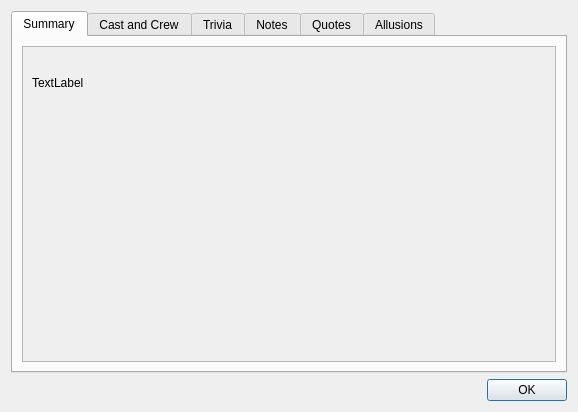
<?xml version="1.0" encoding="UTF-8"?>
<ui version="4.0">
 <class>DetailsView</class>
 <widget class="QWidget" name="DetailsView">
  <property name="geometry">
   <rect>
    <x>0</x>
    <y>0</y>
    <width>578</width>
    <height>412</height>
   </rect>
  </property>
  <property name="windowTitle">
   <string>Details</string>
  </property>
  <layout class="QVBoxLayout" name="verticalLayout">
   <item>
    <widget class="QTabWidget" name="tabWidget">
     <property name="currentIndex">
      <number>0</number>
     </property>
     <widget class="QWidget" name="tab">
      <attribute name="title">
       <string>Summary</string>
      </attribute>
      <layout class="QVBoxLayout" name="verticalLayout_2">
       <item>
        <widget class="QScrollArea" name="scrollArea_2">
         <property name="widgetResizable">
          <bool>true</bool>
         </property>
         <widget class="QWidget" name="scrollAreaWidgetContents_2">
          <property name="geometry">
           <rect>
            <x>0</x>
            <y>0</y>
            <width>536</width>
            <height>299</height>
           </rect>
          </property>
          <layout class="QVBoxLayout" name="verticalLayout_9">
           <item>
            <widget class="QLabel" name="labelHeader">
             <property name="text">
              <string/>
             </property>
            </widget>
           </item>
           <item>
            <widget class="QLabel" name="labelSummary">
             <property name="sizePolicy">
              <sizepolicy hsizetype="Preferred" vsizetype="Preferred">
               <horstretch>0</horstretch>
               <verstretch>0</verstretch>
              </sizepolicy>
             </property>
             <property name="text">
              <string>TextLabel</string>
             </property>
             <property name="wordWrap">
              <bool>true</bool>
             </property>
             <property name="openExternalLinks">
              <bool>true</bool>
             </property>
            </widget>
           </item>
           <item>
            <spacer name="verticalSpacer">
             <property name="orientation">
              <enum>Qt::Vertical</enum>
             </property>
             <property name="sizeHint" stdset="0">
              <size>
               <width>20</width>
               <height>232</height>
              </size>
             </property>
            </spacer>
           </item>
          </layout>
         </widget>
        </widget>
       </item>
      </layout>
     </widget>
     <widget class="QWidget" name="tab_2">
      <attribute name="title">
       <string>Cast and Crew</string>
      </attribute>
      <layout class="QVBoxLayout" name="verticalLayout_3">
       <item>
        <widget class="QScrollArea" name="scrollArea">
         <property name="widgetResizable">
          <bool>true</bool>
         </property>
         <widget class="QWidget" name="scrollAreaWidgetContents">
          <property name="geometry">
           <rect>
            <x>0</x>
            <y>0</y>
            <width>536</width>
            <height>237</height>
           </rect>
          </property>
          <layout class="QVBoxLayout" name="verticalLayout_5">
           <item>
            <widget class="QLabel" name="labelCastCrew">
             <property name="text">
              <string>TextLabel</string>
             </property>
             <property name="wordWrap">
              <bool>true</bool>
             </property>
             <property name="openExternalLinks">
              <bool>true</bool>
             </property>
            </widget>
           </item>
           <item>
            <spacer name="verticalSpacer_2">
             <property name="orientation">
              <enum>Qt::Vertical</enum>
             </property>
             <property name="sizeHint" stdset="0">
              <size>
               <width>20</width>
               <height>40</height>
              </size>
             </property>
            </spacer>
           </item>
          </layout>
         </widget>
        </widget>
       </item>
      </layout>
     </widget>
     <widget class="QWidget" name="tab_3">
      <attribute name="title">
       <string>Trivia</string>
      </attribute>
      <layout class="QVBoxLayout" name="verticalLayout_10">
       <item>
        <widget class="QScrollArea" name="scrollArea_3">
         <property name="widgetResizable">
          <bool>true</bool>
         </property>
         <widget class="QWidget" name="scrollAreaWidgetContents_3">
          <property name="geometry">
           <rect>
            <x>0</x>
            <y>0</y>
            <width>518</width>
            <height>340</height>
           </rect>
          </property>
          <layout class="QVBoxLayout" name="verticalLayout_4">
           <item>
            <widget class="QLabel" name="labelTrivia">
             <property name="text">
              <string>TextLabel</string>
             </property>
             <property name="wordWrap">
              <bool>true</bool>
             </property>
             <property name="openExternalLinks">
              <bool>true</bool>
             </property>
            </widget>
           </item>
           <item>
            <spacer name="verticalSpacer_3">
             <property name="orientation">
              <enum>Qt::Vertical</enum>
             </property>
             <property name="sizeHint" stdset="0">
              <size>
               <width>20</width>
               <height>295</height>
              </size>
             </property>
            </spacer>
           </item>
          </layout>
         </widget>
        </widget>
       </item>
      </layout>
     </widget>
     <widget class="QWidget" name="tab_4">
      <attribute name="title">
       <string>Notes</string>
      </attribute>
      <layout class="QVBoxLayout" name="verticalLayout_11">
       <item>
        <widget class="QScrollArea" name="scrollArea_4">
         <property name="widgetResizable">
          <bool>true</bool>
         </property>
         <widget class="QWidget" name="scrollAreaWidgetContents_4">
          <property name="geometry">
           <rect>
            <x>0</x>
            <y>0</y>
            <width>518</width>
            <height>337</height>
           </rect>
          </property>
          <layout class="QVBoxLayout" name="verticalLayout_6">
           <item>
            <widget class="QLabel" name="labelNotes">
             <property name="text">
              <string>TextLabel</string>
             </property>
             <property name="wordWrap">
              <bool>true</bool>
             </property>
             <property name="openExternalLinks">
              <bool>true</bool>
             </property>
            </widget>
           </item>
           <item>
            <spacer name="verticalSpacer_4">
             <property name="orientation">
              <enum>Qt::Vertical</enum>
             </property>
             <property name="sizeHint" stdset="0">
              <size>
               <width>20</width>
               <height>295</height>
              </size>
             </property>
            </spacer>
           </item>
          </layout>
         </widget>
        </widget>
       </item>
      </layout>
     </widget>
     <widget class="QWidget" name="tab_5">
      <attribute name="title">
       <string>Quotes</string>
      </attribute>
      <layout class="QVBoxLayout" name="verticalLayout_12">
       <item>
        <widget class="QScrollArea" name="scrollArea_5">
         <property name="widgetResizable">
          <bool>true</bool>
         </property>
         <widget class="QWidget" name="scrollAreaWidgetContents_5">
          <property name="geometry">
           <rect>
            <x>0</x>
            <y>0</y>
            <width>518</width>
            <height>337</height>
           </rect>
          </property>
          <layout class="QVBoxLayout" name="verticalLayout_7">
           <item>
            <widget class="QLabel" name="labelQuotes">
             <property name="text">
              <string>TextLabel</string>
             </property>
             <property name="wordWrap">
              <bool>true</bool>
             </property>
             <property name="openExternalLinks">
              <bool>true</bool>
             </property>
            </widget>
           </item>
           <item>
            <spacer name="verticalSpacer_5">
             <property name="orientation">
              <enum>Qt::Vertical</enum>
             </property>
             <property name="sizeHint" stdset="0">
              <size>
               <width>20</width>
               <height>295</height>
              </size>
             </property>
            </spacer>
           </item>
          </layout>
         </widget>
        </widget>
       </item>
      </layout>
     </widget>
     <widget class="QWidget" name="tab_6">
      <attribute name="title">
       <string>Allusions</string>
      </attribute>
      <layout class="QVBoxLayout" name="verticalLayout_13">
       <item>
        <widget class="QScrollArea" name="scrollArea_6">
         <property name="widgetResizable">
          <bool>true</bool>
         </property>
         <widget class="QWidget" name="scrollAreaWidgetContents_6">
          <property name="geometry">
           <rect>
            <x>0</x>
            <y>0</y>
            <width>518</width>
            <height>337</height>
           </rect>
          </property>
          <layout class="QVBoxLayout" name="verticalLayout_8">
           <item>
            <widget class="QLabel" name="labelAllusions">
             <property name="text">
              <string>TextLabel</string>
             </property>
             <property name="wordWrap">
              <bool>true</bool>
             </property>
             <property name="openExternalLinks">
              <bool>true</bool>
             </property>
            </widget>
           </item>
           <item>
            <spacer name="verticalSpacer_6">
             <property name="orientation">
              <enum>Qt::Vertical</enum>
             </property>
             <property name="sizeHint" stdset="0">
              <size>
               <width>20</width>
               <height>295</height>
              </size>
             </property>
            </spacer>
           </item>
          </layout>
         </widget>
        </widget>
       </item>
      </layout>
     </widget>
    </widget>
   </item>
   <item>
    <layout class="QHBoxLayout" name="horizontalLayout">
     <item>
      <spacer name="horizontalSpacer">
       <property name="orientation">
        <enum>Qt::Horizontal</enum>
       </property>
       <property name="sizeHint" stdset="0">
        <size>
         <width>40</width>
         <height>20</height>
        </size>
       </property>
      </spacer>
     </item>
     <item>
      <widget class="QDialogButtonBox" name="buttonBox">
       <property name="standardButtons">
        <set>QDialogButtonBox::Ok</set>
       </property>
      </widget>
     </item>
    </layout>
   </item>
  </layout>
 </widget>
 <resources/>
 <connections/>
</ui>
